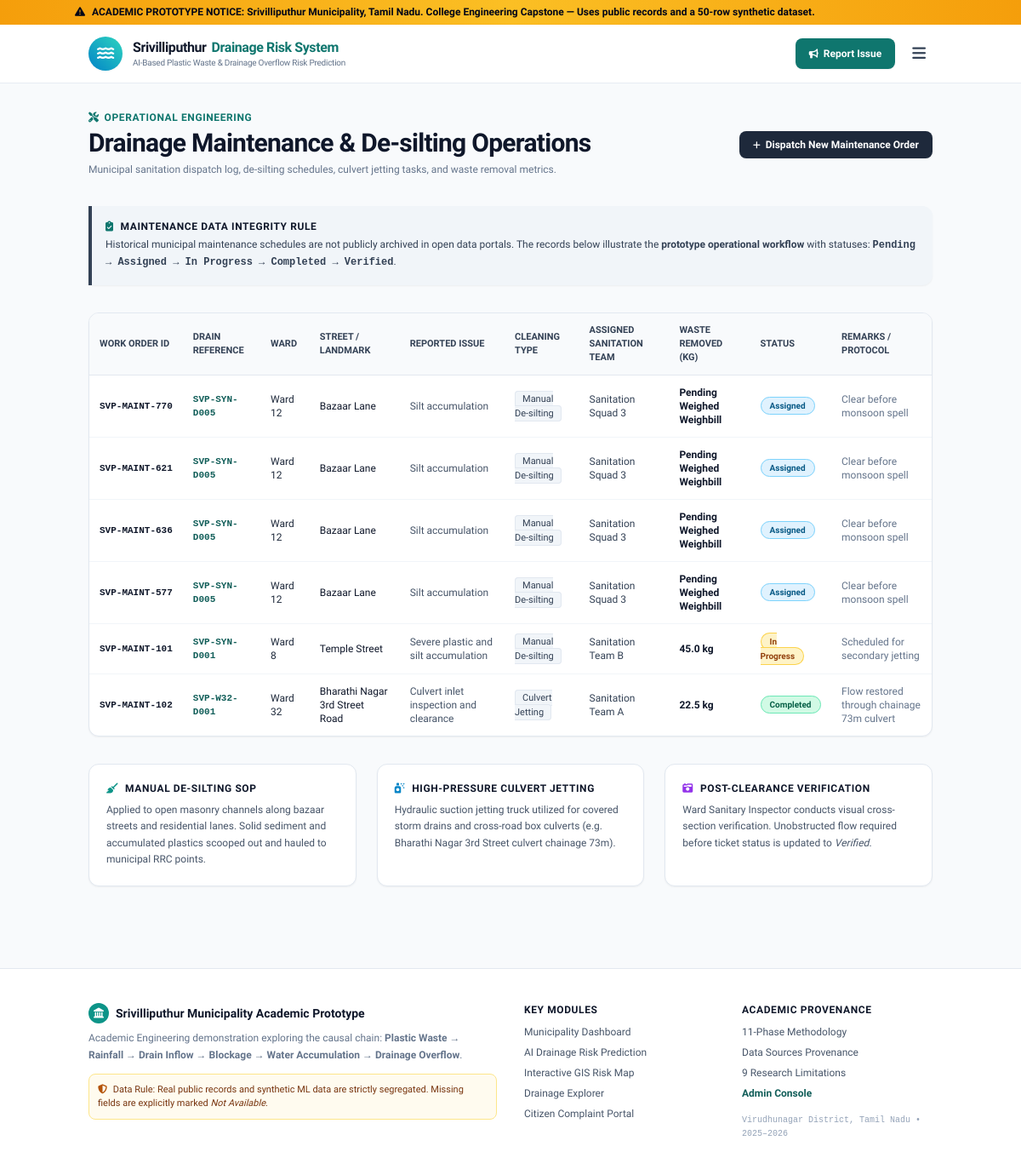
/maintenance, run on an earlier commit of the app's database.
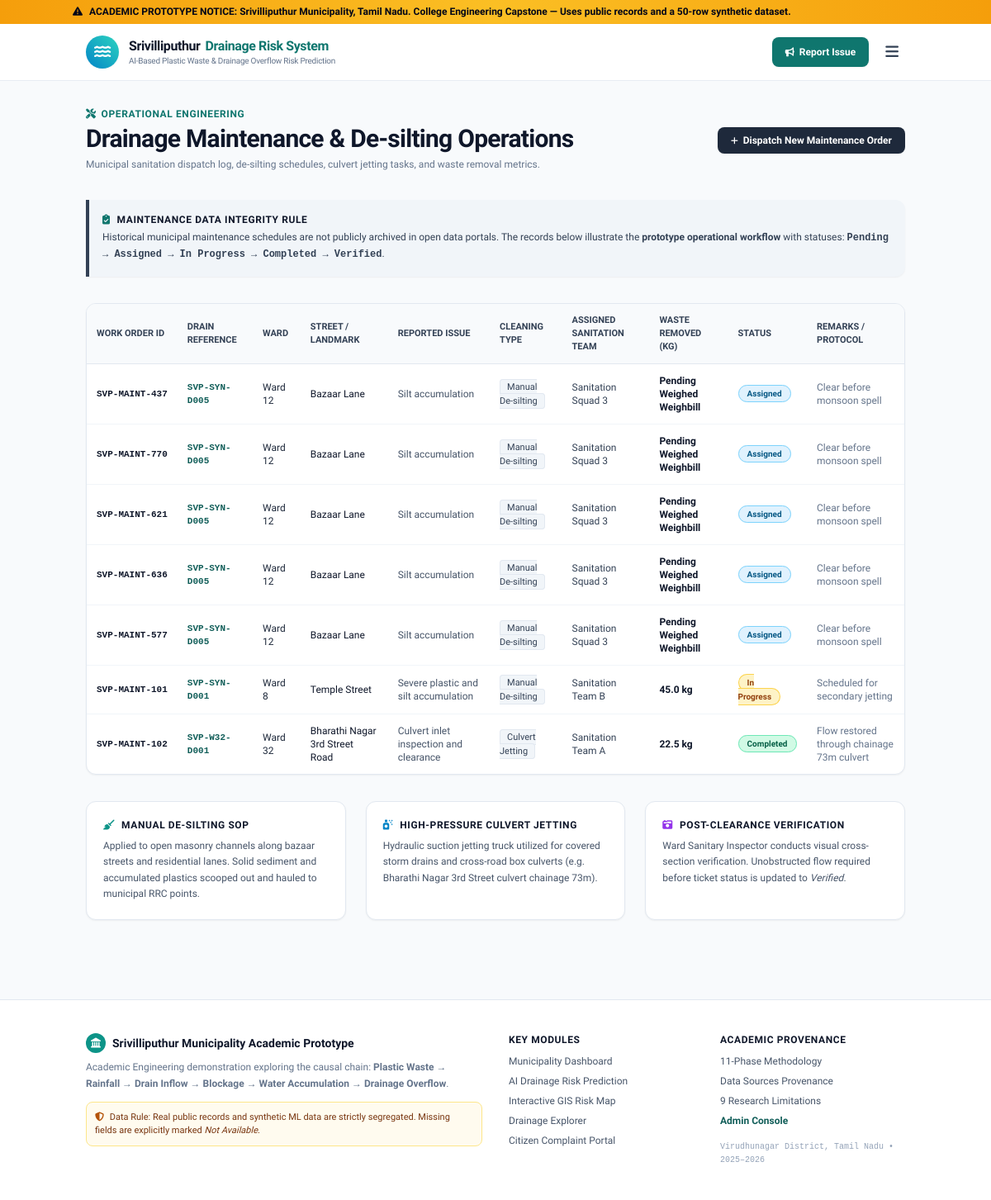
And on a later commit of the database.
### tables this page shows
CREATE TABLE maintenance_records (
        id INTEGER PRIMARY KEY AUTOINCREMENT,
        ticket_id TEXT UNIQUE NOT NULL,
        drain_id TEXT,
        ward_no INTEGER,
        street TEXT NOT NULL,
        issue_description TEXT NOT NULL,
        cleaning_type TEXT,
        cleaning_date TEXT,
        waste_removed_kg REAL,
        assigned_team TEXT,
        status TEXT NOT NULL DEFAULT 'Pending',
        completion_date TEXT,
        photo_evidence TEXT,
        remarks TEXT,
        updated_at TIMESTAMP DEFAULT CURRENT_TIMESTAMP
    );

### app.py (the view)
@app.route('/maintenance')
def maintenance():
    conn = get_db()
    c = conn.cursor()
    c.execute("SELECT * FROM maintenance_records ORDER BY updated_at DESC")
    records = [dict(row) for row in c.fetchall()]
    conn.close()
    return render_template('maintenance.html', records=records)

### app.py (called while the page is built)
def get_db():
    conn = sqlite3.connect(str(DB_PATH))
    conn.row_factory = sqlite3.Row
    return conn

@app.context_processor
def inject_global_context():
    return {
        'project_title': 'AI-Based Plastic Waste & Drainage Overflow Risk Prediction System',
        'municipality_name': 'Srivilliputhur Municipality',
        'state_name': 'Tamil Nadu',
        'prototype_disclaimer': 'Academic Demonstration Prototype — Built using public municipal records and a 50-row synthetic ML dataset. Not an official municipal deployment.',
        'current_year': '2026'
    }

    def __call__(self, environ, start_response):
        path = environ.get('PATH_INFO', '')
        for entry in ['/api/index.py', '/api/index']:
            if path == entry:
                environ['PATH_INFO'] = '/'
                break
            elif path.startswith(entry + '/'):
                environ['PATH_INFO'] = path[len(entry):]
                break
        return self.wsgi_app(environ, start_response)

### templates/maintenance.html (shortened to what the changed rows need)
{% extends "base.html" %}
{% block content %}
<div class="container mx-auto px-4 py-8">
  <div class="flex flex-col md:flex-row md:items-center justify-between gap-4 mb-8">
    <div>
      <h1 class="text-2xl md:text-3xl font-extrabold text-slate-900 tracking-tight">
        Drainage Maintenance & De-silting Operations
      </h1>
    </div>
  </div>
  <div class="bg-white border border-slate-200 rounded-xl shadow-sm overflow-hidden mb-8">
    <div class="overflow-x-auto">
      <table class="w-full text-xs text-left">
        <thead class="bg-slate-50 text-slate-700 font-semibold border-b border-slate-200 uppercase text-[11px]">
          <tr>
            <th class="px-3 py-3">Work Order ID</th>
            <th class="px-3 py-3">Drain Reference</th>
            <th class="px-3 py-3">Ward</th>
            <th class="px-3 py-3">Street / Landmark</th>
            <th class="px-3 py-3">Reported Issue</th>
            <th class="px-3 py-3">Cleaning Type</th>
            <th class="px-3 py-3">Assigned Sanitation Team</th>
            <th class="px-3 py-3">Waste Removed (kg)</th>
            <th class="px-3 py-3">Status</th>
            <th class="px-3 py-3">Remarks / Protocol</th>
          </tr>
        </thead>
        <tbody class="divide-y divide-slate-100">
          {% for m in records %}
          <tr class="hover:bg-slate-50 transition">
            <td class="px-3 py-3 font-bold text-slate-900 font-mono text-[11px] whitespace-nowrap">{{ m.ticket_id }}</td>
            <td class="px-3 py-3 font-mono text-[11px] text-teal-800 font-semibold">{{ m.drain_id if m.drain_id else 'General Ward Asset' }}</td>
            <td class="px-3 py-3">Ward {{ m.ward_no }}</td>
            <td class="px-3 py-3 font-medium text-slate-900">{{ m.street }}</td>
            <td class="px-3 py-3 text-slate-600">{{ m.issue_description }}</td>
            <td class="px-3 py-3">
              <span class="px-2 py-0.5 rounded text-[11px] font-medium bg-slate-100 text-slate-700 border border-slate-200">
                {{ m.cleaning_type if m.cleaning_type else 'Manual De-silting' }}
              </span>
            </td>
            <td class="px-3 py-3 text-slate-700 font-medium">{{ m.assigned_team if m.assigned_team else 'Pending Squad Assignment' }}</td>
            <td class="px-3 py-3 font-bold text-slate-900">
              {{ m.waste_removed_kg ~ ' kg' if m.waste_removed_kg else 'Pending Weighed Weighbill' }}
            </td>
            <td class="px-3 py-3">
              <span class="px-2.5 py-1 rounded-full text-[10px] font-bold {% if m.status == 'Completed' %}bg-emerald-100 text-emerald-800 border border-emerald-300{% elif m.status == 'In Progress' %}bg-amber-100 text-amber-800 border border-amber-300{% else %}bg-sky-100 text-sky-800 border border-sky-300{% endif %}">
                {{ m.status }}
              </span>
            </td>
            <td class="px-3 py-3 text-slate-500 max-w-xs">{{ m.remarks if m.remarks else 'Standard municipal sanitation SOP.' }}</td>
          </tr>
          {% endfor %}
        </tbody>
      </table>
    </div>
  </div>
</div>
{% endblock %}

What changed in the data, as far as the page shows it:
added maintenance_records: ticket_id "SVP-MAINT-437", drain "SVP-SYN-D005", ward_no "12", street "Bazaar Lane", issue_description "Silt accumulation", cleaning_type "Manual De-silting", assigned_team "Sanitation Squad 3", waste_removed_kg "Pending Weighed Weighbill", status "Assigned", remarks "Clear before monsoon spell"
